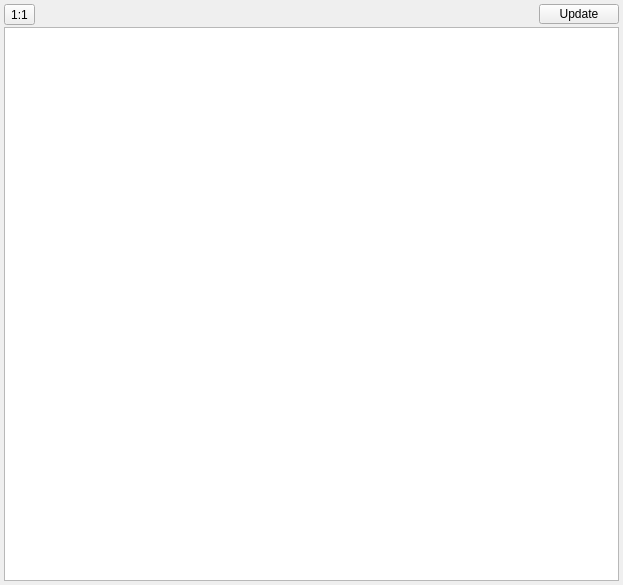
<?xml version="1.0" encoding="UTF-8"?>
<ui version="4.0">
 <class>renderViewWidget</class>
 <widget class="QWidget" name="renderViewWidget">
  <property name="geometry">
   <rect>
    <x>0</x>
    <y>0</y>
    <width>623</width>
    <height>585</height>
   </rect>
  </property>
  <property name="windowTitle">
   <string>RenderView</string>
  </property>
  <layout class="QGridLayout" name="gridLayout">
   <property name="horizontalSpacing">
    <number>4</number>
   </property>
   <property name="verticalSpacing">
    <number>2</number>
   </property>
   <property name="margin">
    <number>4</number>
   </property>
   <item row="0" column="0">
    <layout class="QHBoxLayout" name="horizontalLayout" stretch="0,1,0">
     <property name="spacing">
      <number>8</number>
     </property>
     <property name="leftMargin">
      <number>0</number>
     </property>
     <property name="rightMargin">
      <number>0</number>
     </property>
     <item>
      <widget class="QToolButton" name="btn_reset">
       <property name="toolTip">
        <string>Reset zoom</string>
       </property>
       <property name="text">
        <string>1:1</string>
       </property>
      </widget>
     </item>
     <item>
      <spacer name="horizontalSpacer">
       <property name="orientation">
        <enum>Qt::Horizontal</enum>
       </property>
       <property name="sizeHint" stdset="0">
        <size>
         <width>68</width>
         <height>20</height>
        </size>
       </property>
      </spacer>
     </item>
     <item>
      <widget class="QPushButton" name="btn_render">
       <property name="maximumSize">
        <size>
         <width>16777215</width>
         <height>20</height>
        </size>
       </property>
       <property name="text">
        <string>Update</string>
       </property>
      </widget>
     </item>
    </layout>
   </item>
   <item row="1" column="0">
    <widget class="RenderView" name="imageArea"/>
   </item>
  </layout>
 </widget>
 <customwidgets>
  <customwidget>
   <class>RenderView</class>
   <extends>QGraphicsView</extends>
   <header>gfx/renderView</header>
   <slots>
    <slot>resetZoom()</slot>
   </slots>
  </customwidget>
 </customwidgets>
 <resources/>
 <connections>
  <connection>
   <sender>btn_render</sender>
   <signal>clicked()</signal>
   <receiver>renderViewWidget</receiver>
   <slot>updateViewer()</slot>
   <hints>
    <hint type="sourcelabel">
     <x>264</x>
     <y>23</y>
    </hint>
    <hint type="destinationlabel">
     <x>233</x>
     <y>249</y>
    </hint>
   </hints>
  </connection>
  <connection>
   <sender>btn_reset</sender>
   <signal>clicked()</signal>
   <receiver>imageArea</receiver>
   <slot>resetZoom()</slot>
   <hints>
    <hint type="sourcelabel">
     <x>229</x>
     <y>19</y>
    </hint>
    <hint type="destinationlabel">
     <x>239</x>
     <y>278</y>
    </hint>
   </hints>
  </connection>
 </connections>
 <slots>
  <slot>updateViewer()</slot>
 </slots>
</ui>
